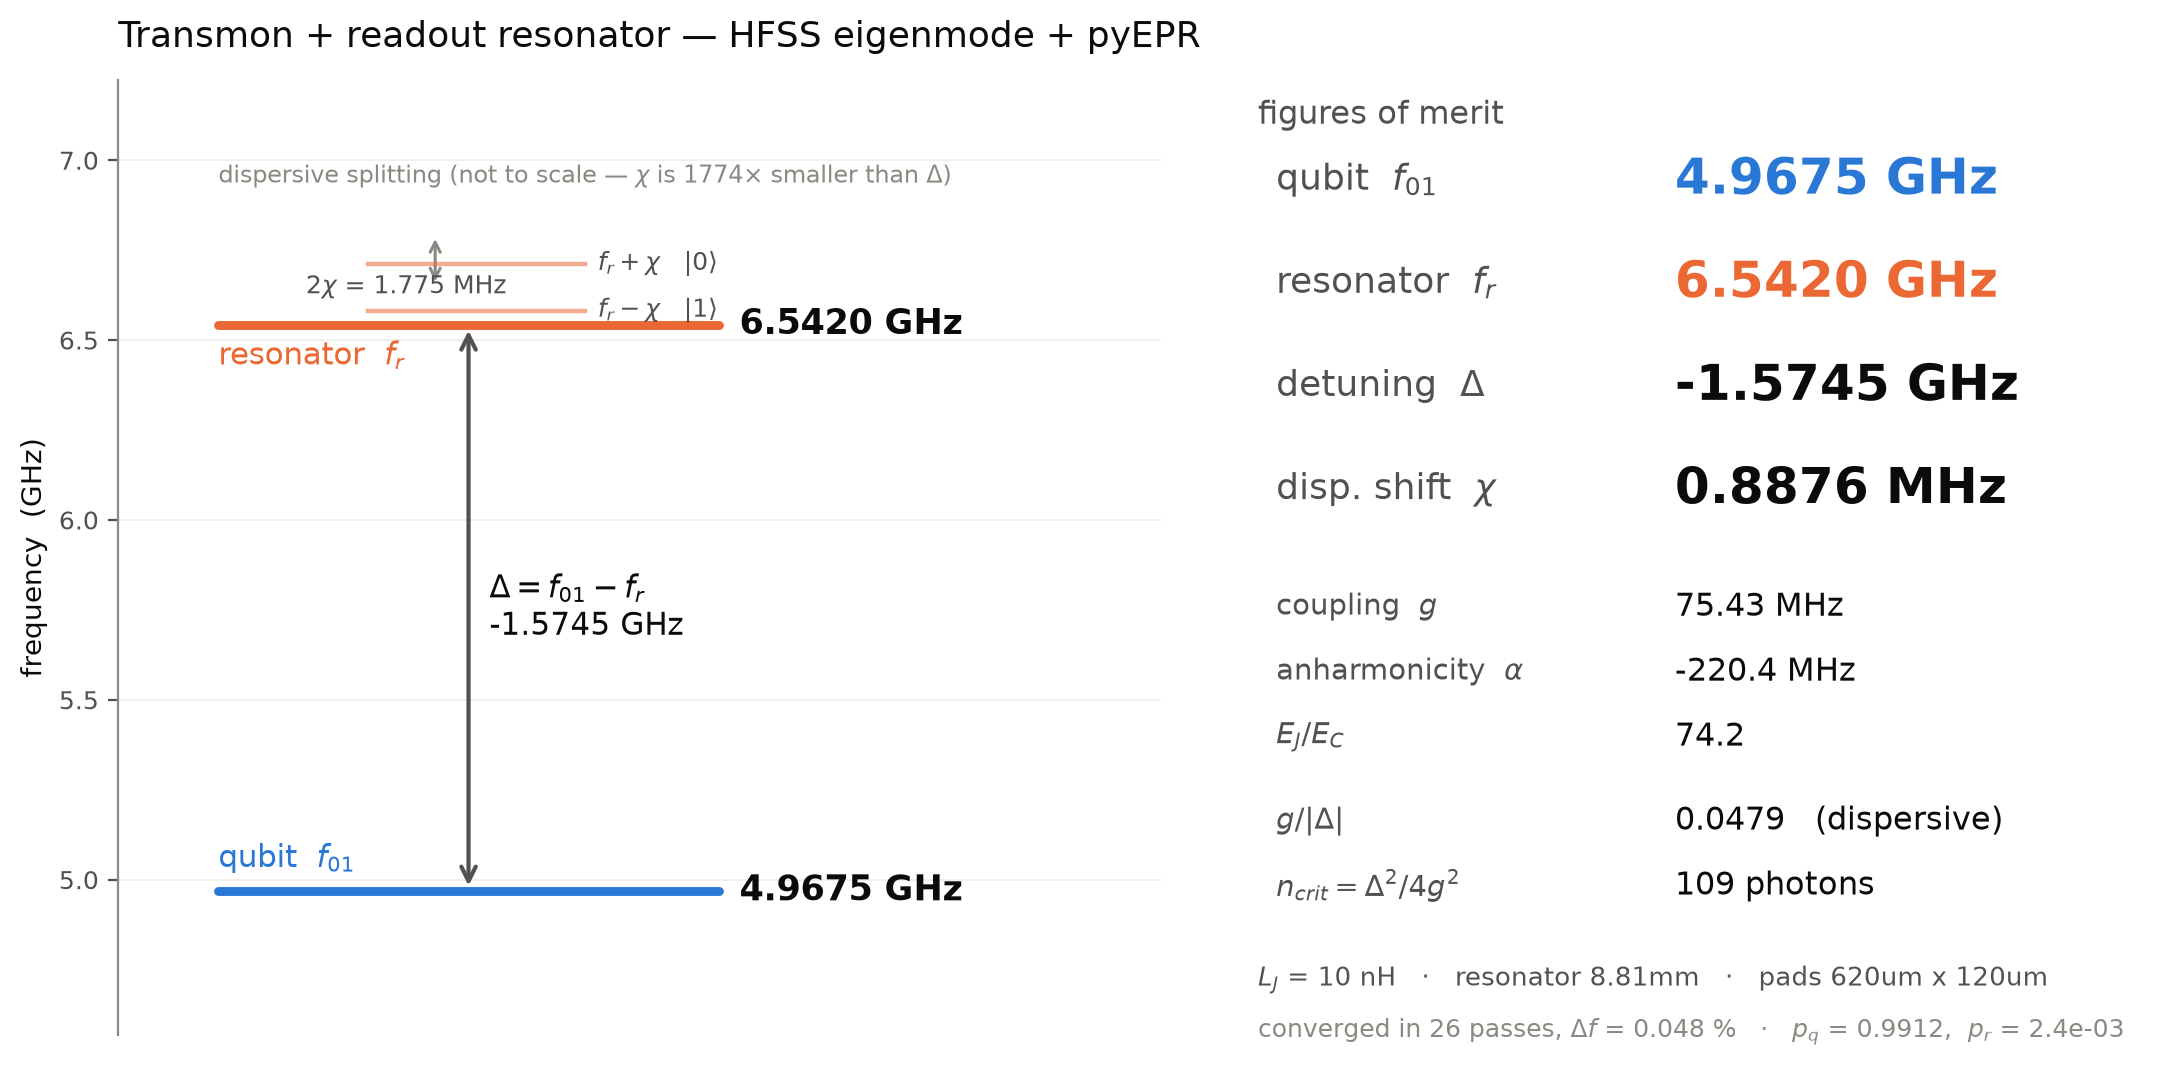

Source code (Python):
"""One figure: the coupled transmon + readout resonator, as solved.

    python readout_summary.py
    python readout_summary.py --lj 10

Left panel is a frequency diagram rather than a third table, because the three
headline quantities are RELATIONAL -- the detuning is the distance between the
two modes, and the dispersive shift is a splitting of one of them. A table
states those; a diagram shows them to scale, including how enormously chi
(0.9 MHz) is dwarfed by Delta (1.6 GHz), which is the whole reason the
dispersive approximation holds.

Numbers are read from the solved JSON in output/; nothing is recomputed here,
so the figure cannot drift from what HFSS and pyEPR produced.
"""
from __future__ import annotations

import argparse
import json
import pathlib

HERE = pathlib.Path(__file__).parent
OUT = HERE / "output"

# Reference palette: slot 1 qubit, slot 2 resonator; ink tokens for all text.
C_Q, C_R = "#2a78d6", "#eb6834"
INK, INK2, MUT = "#0b0b0b", "#52514e", "#8a8982"


def main():
    ap = argparse.ArgumentParser()
    ap.add_argument("--lj", type=float, default=10.0)
    ap.add_argument("--png", default=str(HERE / "readout_summary.png"))
    args = ap.parse_args()

    f = OUT / f"transmon_readout_Lj{args.lj:g}nH.json"
    if not f.is_file():
        raise SystemExit(f"no solved result at {f}")
    d = json.loads(f.read_text())
    q, r = d["qubit"], d["resonator"]
    f_q, f_r = q["f01_GHz"], r["f_GHz"]
    delta = d["delta_GHz"]
    chi, g = d["chi_MHz"], d["g_MHz"]
    alpha = q["alpha_MHz"]
    print(f"using {f.name}")

    import matplotlib
    matplotlib.use("Agg")
    import matplotlib.pyplot as plt
    from matplotlib.patches import FancyArrowPatch

    fig = plt.figure(figsize=(13.2, 6.2))
    gs = fig.add_gridspec(1, 2, width_ratios=[1.15, 1.0], wspace=0.10)
    ax = fig.add_subplot(gs[0, 0])
    axr = fig.add_subplot(gs[0, 1])
    axr.axis("off")

    # ---- frequency diagram -------------------------------------------------
    lo, hi = min(f_q, f_r) - 0.40, max(f_q, f_r) + 0.68
    for fr, col, lab, dy, va in ((f_q, C_Q, "qubit  $f_{01}$", +0.045, "bottom"),
                                 (f_r, C_R, "resonator  $f_r$", -0.045, "top")):
        ax.plot([0.12, 0.72], [fr, fr], "-", color=col, lw=3.2,
                solid_capstyle="round")
        ax.text(0.12, fr + dy, lab, fontsize=11, color=col, ha="left", va=va)
        ax.text(0.745, fr, f"{fr:.4f} GHz", fontsize=12.5, color=INK,
                ha="left", va="center", weight="bold")

    # Detuning, drawn to scale between the two modes.
    ax.add_patch(FancyArrowPatch((0.42, f_q), (0.42, f_r), arrowstyle="<->",
                                 color=INK2, lw=1.5, mutation_scale=13))
    ax.text(0.445, (f_q + f_r) / 2,
            f"$\\Delta = f_{{01}} - f_r$\n{delta:+.4f} GHz",
            fontsize=11, color=INK, ha="left", va="center",
            bbox=dict(fc="white", ec="none", alpha=0.9, pad=2))

    # chi is ~1800x smaller than Delta, so it cannot be drawn on this axis at
    # all. Say so, and show the splitting schematically instead.
    ax.text(0.12, f_r + 0.38,
            "dispersive splitting (not to scale — $\\chi$ is "
            f"{abs(delta)*1e3/abs(chi):.0f}$\\times$ smaller than $\\Delta$)",
            fontsize=8.5, color=MUT, ha="left", va="bottom")
    for sgn, st, dy in ((+1, r"$|0\rangle$", +0.17), (-1, r"$|1\rangle$", +0.04)):
        ax.plot([0.30, 0.56], [f_r + dy, f_r + dy], "-", color=C_R, lw=1.6,
                alpha=0.55)
        ax.text(0.575, f_r + dy, f"$f_r {sgn:+d}\\chi$   {st}".replace("+1", "+").replace("-1", "-"),
                fontsize=9, color=INK2, ha="left", va="center")
    ax.add_patch(FancyArrowPatch((0.38, f_r + 0.105), (0.38, f_r + 0.255),
                                 arrowstyle="<->", color=MUT, lw=1.1,
                                 mutation_scale=9))
    ax.text(0.225, f_r + 0.105, f"$2\\chi$ = {2*abs(chi):.3f} MHz",
            fontsize=9, color=INK2, ha="left", va="center")

    ax.set_ylim(lo, hi)
    ax.set_xlim(0, 1.25)
    ax.set_xticks([])
    ax.set_ylabel("frequency  (GHz)", color=INK)
    ax.grid(True, axis="y", color=MUT, alpha=0.16, lw=0.6)
    ax.set_axisbelow(True)
    for s in ("top", "right", "bottom"):
        ax.spines[s].set_visible(False)
    ax.spines["left"].set_color(MUT)
    ax.spines["left"].set_linewidth(0.8)
    ax.tick_params(colors=INK2, labelsize=9)
    ax.set_title("Transmon + readout resonator — HFSS eigenmode + pyEPR",
                 fontsize=13, color=INK, loc="left", pad=12)

    # ---- figures of merit --------------------------------------------------
    y = 0.98
    axr.text(0, y, "figures of merit", fontsize=11.5, color=INK2, va="top")
    y -= 0.085

    def big(label, value, colour=INK):
        nonlocal y
        axr.text(0.02, y, label, fontsize=13, color=INK2, va="center")
        axr.text(0.46, y, value, fontsize=18, color=colour, va="center",
                 weight="bold")
        y -= 0.108

    def row(label, value):
        nonlocal y
        axr.text(0.02, y, label, fontsize=10.5, color=INK2, va="center")
        axr.text(0.46, y, value, fontsize=11.5, color=INK, va="center")
        y -= 0.068

    big("qubit  $f_{01}$", f"{f_q:.4f} GHz", C_Q)
    big("resonator  $f_r$", f"{f_r:.4f} GHz", C_R)
    big("detuning  $\\Delta$", f"{delta:+.4f} GHz")
    big("disp. shift  $\\chi$", f"{chi:.4f} MHz")
    y -= 0.015
    row("coupling  $g$", f"{g:.2f} MHz")
    row("anharmonicity  $\\alpha$", f"{alpha:.1f} MHz")
    row("$E_J / E_C$", f"{d['EJ_over_EC']:.1f}")
    y -= 0.02
    row("$g/|\\Delta|$", f"{g/abs(delta*1e3):.4f}   (dispersive)")
    row("$n_{crit} = \\Delta^2/4g^2$", f"{(delta*1e3)**2/(4*g**2):.0f} photons")
    y -= 0.015
    axr.text(0, y,
             f"$L_J$ = {d['Lj_nH']:g} nH   ·   resonator "
             f"{d['design']['res_total_length']}   ·   pads "
             f"{d['design']['pad_width']} x {d['design']['pad_height']}",
             fontsize=9.5, color=INK2, va="top")
    y -= 0.055
    axr.text(0, y,
             f"converged in {d['n_passes']} passes, "
             f"$\\Delta f$ = {d['max_delta_f_pct']:.3f} %   ·   "
             f"$p_q$ = {q['p']:.4f},  $p_r$ = {r['p']:.1e}",
             fontsize=9, color=MUT, va="top")

    fig.savefig(args.png, dpi=200, bbox_inches="tight", facecolor="white")
    print(f"wrote {args.png}")


if __name__ == "__main__":
    main()
